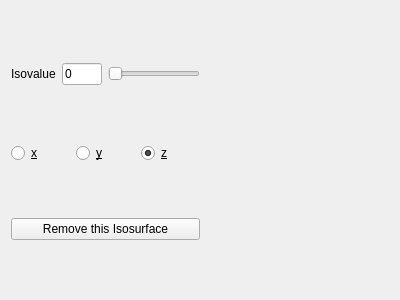
<?xml version="1.0" encoding="UTF-8"?>
<ui version="4.0">
 <class>IsosurfaceWidget</class>
 <widget class="QWidget" name="IsosurfaceWidget">
  <property name="geometry">
   <rect>
    <x>0</x>
    <y>0</y>
    <width>400</width>
    <height>300</height>
   </rect>
  </property>
  <property name="windowTitle">
   <string>Form</string>
  </property>
  <layout class="QGridLayout" name="gridLayout">
   <item row="0" column="2">
    <layout class="QGridLayout" name="gridLayout_59">
     <item row="0" column="2">
      <widget class="QSlider" name="horizontalSlider_isovalue">
       <property name="minimumSize">
        <size>
         <width>0</width>
         <height>25</height>
        </size>
       </property>
       <property name="maximumSize">
        <size>
         <width>200</width>
         <height>16777215</height>
        </size>
       </property>
       <property name="orientation">
        <enum>Qt::Horizontal</enum>
       </property>
      </widget>
     </item>
     <item row="0" column="1">
      <widget class="QLineEdit" name="lineEdit_isovalue">
       <property name="minimumSize">
        <size>
         <width>30</width>
         <height>0</height>
        </size>
       </property>
       <property name="maximumSize">
        <size>
         <width>40</width>
         <height>16777215</height>
        </size>
       </property>
       <property name="text">
        <string>0</string>
       </property>
      </widget>
     </item>
     <item row="0" column="0">
      <widget class="QLabel" name="label_48">
       <property name="minimumSize">
        <size>
         <width>0</width>
         <height>28</height>
        </size>
       </property>
       <property name="text">
        <string>Isovalue</string>
       </property>
      </widget>
     </item>
    </layout>
   </item>
   <item row="2" column="2">
    <layout class="QGridLayout" name="gridLayout_55">
     <item row="0" column="0">
      <widget class="QRadioButton" name="radioButton_isosurface_x">
       <property name="maximumSize">
        <size>
         <width>100</width>
         <height>16777215</height>
        </size>
       </property>
       <property name="text">
        <string>&amp;x</string>
       </property>
      </widget>
     </item>
     <item row="0" column="1">
      <widget class="QRadioButton" name="radioButton_isosurface_y">
       <property name="maximumSize">
        <size>
         <width>100</width>
         <height>16777215</height>
        </size>
       </property>
       <property name="text">
        <string>&amp;y</string>
       </property>
      </widget>
     </item>
     <item row="0" column="2">
      <widget class="QRadioButton" name="radioButton_isosurface_z">
       <property name="maximumSize">
        <size>
         <width>100</width>
         <height>16777215</height>
        </size>
       </property>
       <property name="text">
        <string>&amp;z</string>
       </property>
       <property name="checked">
        <bool>true</bool>
       </property>
      </widget>
     </item>
    </layout>
   </item>
   <item row="0" column="4">
    <spacer name="horizontalSpacer">
     <property name="orientation">
      <enum>Qt::Horizontal</enum>
     </property>
     <property name="sizeHint" stdset="0">
      <size>
       <width>40</width>
       <height>20</height>
      </size>
     </property>
    </spacer>
   </item>
   <item row="3" column="2">
    <widget class="QPushButton" name="pushButton_remove">
     <property name="text">
      <string>Remove this Isosurface</string>
     </property>
    </widget>
   </item>
  </layout>
 </widget>
 <resources/>
 <connections/>
</ui>
